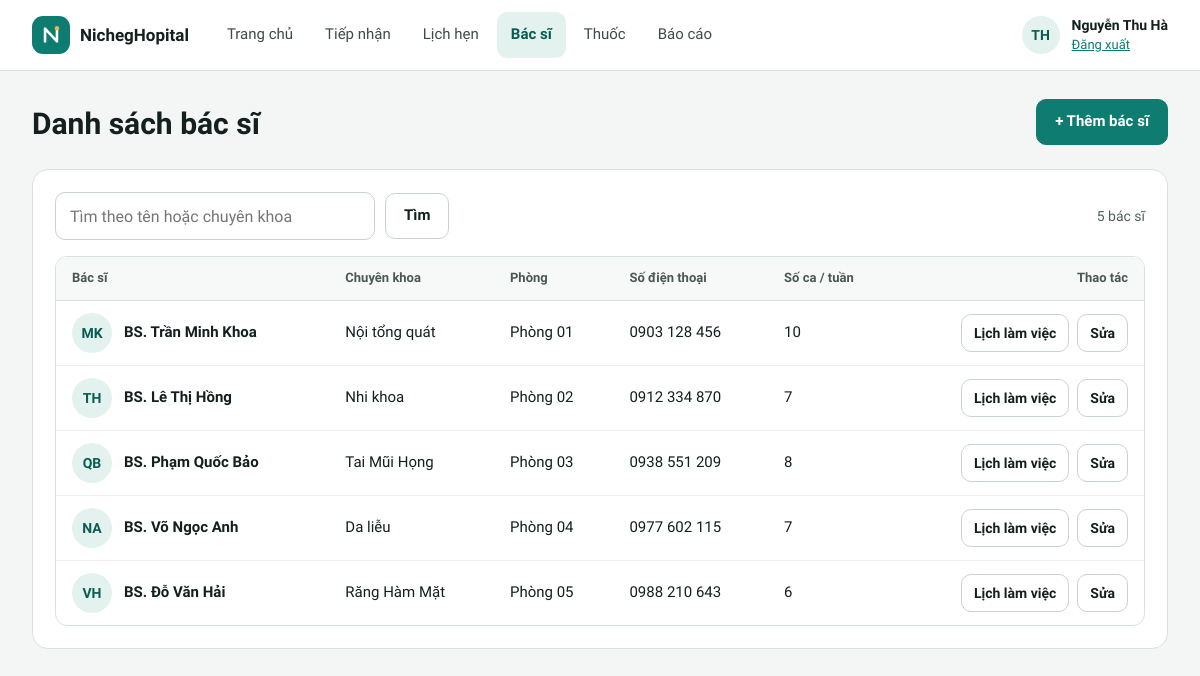
Page /quan-ly/bac-si.php (signed in) on the committed database.
### tables this page shows
CREATE TABLE bac_si (
  id            INT UNSIGNED AUTO_INCREMENT PRIMARY KEY,
  ho_ten        VARCHAR(100) NOT NULL,
  chuyen_khoa   VARCHAR(50)  NOT NULL,
  phong         VARCHAR(20)  NOT NULL,
  so_dien_thoai CHAR(10)     NOT NULL,
  email         VARCHAR(100) NULL,
  trinh_do      VARCHAR(100) NULL
);

### includes/tien-ich.php (called while the page is built, shortened)
<?php
function e(mixed $gia_tri): string
{
    return htmlspecialchars((string) ($gia_tri ?? ''), ENT_QUOTES, 'UTF-8');
}
function duong_dan_goc(): string
{
    static $goc = null;
    if ($goc === null) {
        $thu_muc_public = str_replace('\\', '/', (string) realpath(__DIR__ . '/../public'));
        $goc_web = rtrim(str_replace('\\', '/', (string) realpath($_SERVER['DOCUMENT_ROOT'] ?? '')), '/');
        $goc = '';
        if ($goc_web !== '' && str_starts_with($thu_muc_public . '/', $goc_web . '/')) {
            $phan = trim(substr($thu_muc_public, strlen($goc_web)), '/');
            $goc = $phan === '' ? '' : '/' . implode('/', array_map('rawurlencode', explode('/', $phan)));
        }
    }
    return $goc;
}
function url(string $trang, array $tham_so = []): string
{
    $tham_so = array_filter($tham_so, fn($v) => $v !== null && $v !== '');
    $chuoi = $tham_so ? '?' . http_build_query($tham_so, '', '&', PHP_QUERY_RFC3986) : '';
    return duong_dan_goc() . '/' . ltrim($trang, '/') . $chuoi;
}
function chi_so(string $chuoi): string
{
    return preg_replace('/\D+/', '', $chuoi);
}
function dinh_dang_sdt(?string $sdt): string
{
    $so = chi_so((string) $sdt);
    return strlen($so) === 10 ? substr($so, 0, 4) . ' ' . substr($so, 4, 3) . ' ' . substr($so, 7) : (string) $sdt;
}
function chu_cai_dau(string $ho_ten): string
{
    $tu = array_slice(preg_split('/\s+/u', trim($ho_ten)) ?: [], -2);
    return mb_strtoupper(implode('', array_map(fn($t) => mb_substr($t, 0, 1), $tu)));
}
function ten_bac_si(string $ho_ten): string
{
    return 'BS. ' . $ho_ten;
}
function gon(?string $chuoi): string
{
    return trim(preg_replace('/\s+/u', ' ', (string) $chuoi));
}

### includes/csdl.php (called while the page is built, shortened)
<?php
function csdl(): PDO
{
    static $pdo = null;
    if ($pdo === null) {
        $dsn = sprintf('mysql:host=%s;port=%d;dbname=%s;charset=utf8mb4', CSDL_MAY_CHU, CSDL_CONG, CSDL_TEN);
        try {
            $pdo = new PDO($dsn, CSDL_NGUOI_DUNG, CSDL_MAT_KHAU, [
                PDO::ATTR_ERRMODE => PDO::ERRMODE_EXCEPTION,
                PDO::ATTR_DEFAULT_FETCH_MODE => PDO::FETCH_ASSOC,
                PDO::ATTR_EMULATE_PREPARES => false,
            ]);
            $pdo->exec("SET time_zone = '+07:00'");
        } catch (PDOException $loi) {
            http_response_code(500);
            exit('Không kết nối được cơ sở dữ liệu. Hãy kiểm tra MySQL đã chạy và đã chạy lệnh "php database/cai-dat.php" (xem README.md). Chi tiết: '
                . htmlspecialchars($loi->getMessage()));
        }
    }
    return $pdo;
}
function truy_van(string $sql, array $tham_so = []): PDOStatement
{
    $lenh = csdl()->prepare($sql);
    $lenh->execute($tham_so);
    return $lenh;
}
function nhieu_dong(string $sql, array $tham_so = []): array
{
    return truy_van($sql, $tham_so)->fetchAll();
}

### public/quan-ly/bac-si.php (the view, shortened to what this page needs)
<?php
$tu_khoa = gon($_GET['q'] ?? '');
$ds_bac_si = nhieu_dong(
    'SELECT bs.*, (SELECT COUNT(*) FROM ca_lam_viec c WHERE c.bac_si_id = bs.id) AS so_ca
     FROM bac_si bs
     WHERE ? = \'\' OR bs.ho_ten LIKE ? OR bs.chuyen_khoa LIKE ?
     ORDER BY bs.id',
    [$tu_khoa, "%$tu_khoa%", "%$tu_khoa%"]
);
?>
<main class="pg">
  <div class="head-row">
    <div class="pg-head">
      <h1>Danh sách bác sĩ</h1>
    </div>
    <a class="btn pri" href="<?= e(url('quan-ly/bac-si-form.php')) ?>">+ Thêm bác sĩ</a>
  </div>
  <section class="card p22 stack g16">
    <form class="row between" method="get" role="search">
      <div class="row" style="gap:10px">
        <input class="inp" id="tim" name="q" type="search" value="<?= e($tu_khoa) ?>" placeholder="Tìm theo tên hoặc chuyên khoa" style="width:320px;max-width:100%">
        <button class="btn" type="submit">Tìm</button>
      </div>
      <span class="muted" style="font-size:14px"><?= count($ds_bac_si) ?> bác sĩ</span>
    </form>
    <div class="tbl-box">
      <table style="min-width:860px">
        <thead><tr><th>Bác sĩ</th><th>Chuyên khoa</th><th>Phòng</th><th>Số điện thoại</th><th>Số ca / tuần</th><th class="t-right">Thao tác</th></tr></thead>
        <tbody>
          <?php foreach ($ds_bac_si as $bs): ?>
            <tr>
              <td><div class="row" style="gap:12px;flex-wrap:nowrap"><span class="avatar md"><?= e(chu_cai_dau($bs['ho_ten'])) ?></span><span class="strong"><?= e(ten_bac_si($bs['ho_ten'])) ?></span></div></td>
              <td><?= e($bs['chuyen_khoa']) ?></td>
              <td><?= e($bs['phong']) ?></td>
              <td class="num"><?= e(dinh_dang_sdt($bs['so_dien_thoai'])) ?></td>
              <td class="num"><?= (int) $bs['so_ca'] ?></td>
              <td class="t-right">
                <div class="cell-actions">
                  <a class="btn sm" href="<?= e(url('quan-ly/lich-lam-viec.php', ['bs' => $bs['id']])) ?>">Lịch làm việc</a>
                  <a class="btn sm" href="<?= e(url('quan-ly/bac-si-form.php', ['id' => $bs['id']])) ?>">Sửa</a>
                </div>
              </td>
            </tr>
          <?php endforeach; ?>
        </tbody>
      </table>
    </div>
  </section>
</main>

### public/assets/app.css (style rules this page uses)
:root { --nen: #F4F6F5; --chu: #13201E; --chinh: #0E7C70; --chinh-dam: #0A5C53; --dam: #0B4F48; --nhat: #E3F2EF; --vien: #D9E1DF; --vien-o: #C9D3D0; --phu: #51605C; --nhan: #2F3B38; --ke: #EBEFEE; }
* { box-sizing: border-box; }
html { -webkit-text-size-adjust: 100%; scroll-padding-top: 88px; }
body { margin: 0; min-height: 100vh; background: var(--nen); color: var(--chu); font-family: 'Lexend', system-ui, sans-serif; font-size: 15px; line-height: 1.45; }
a { color: var(--chinh); }
h1, h2, h3, p { margin: 0; }
h1, h2, h3 { font-weight: 600; }
button, input, select, textarea { font: inherit; color: inherit; }
.muted { color: var(--phu); }
.num { font-variant-numeric: tabular-nums; }
.stack { display: flex; flex-direction: column; }
.g16 { gap: 16px; }
.row { display: flex; flex-wrap: wrap; align-items: center; gap: 12px; }
.between { justify-content: space-between; }
.avatar { width: 38px; height: 38px; flex: 0 0 38px; border-radius: 50%; background: var(--nhat); color: var(--chinh-dam); display: inline-flex; align-items: center; justify-content: center; font-weight: 600; font-size: 14px; }
.avatar.md { width: 40px; height: 40px; flex-basis: 40px; }
.pg { max-width: 1440px; margin: 0 auto; padding: 28px 32px 48px; display: flex; flex-direction: column; gap: 24px; }
.pg-head { display: flex; flex-direction: column; gap: 6px; }
.pg-head h1 { font-size: 30px; }
.head-row { display: flex; flex-wrap: wrap; align-items: flex-end; justify-content: space-between; gap: 16px; }
.card { background: #FFFFFF; border: 1px solid var(--vien); border-radius: 16px; }
.p22 { padding: 22px; }
.btn { min-height: 46px; padding: 0 18px; border-radius: 10px; border: 1px solid var(--vien-o); background: #FFFFFF; color: var(--chu); font-size: 15px; font-weight: 600; display: inline-flex; align-items: center; justify-content: center; gap: 8px; cursor: pointer; text-decoration: none; white-space: nowrap; }
.btn.sm, .bn .btn.sm { min-height: 38px; padding: 0 12px; font-size: 14px; border-radius: 10px; }
.btn.pri { background: var(--chinh); border-color: var(--chinh); color: #FFFFFF; }
.inp { min-height: 48px; padding: 0 14px; border: 1px solid var(--vien-o); border-radius: 10px; font-size: 16px; color: var(--chu); background: #FFFFFF; width: 100%; }
input.inp, select.inp { height: 48px; }
input[type="search"].inp { -webkit-appearance: none; appearance: none; }
.tbl-box { overflow-x: auto; border: 1px solid var(--vien); border-radius: 12px; background: #FFFFFF; }
table { width: 100%; border-collapse: collapse; }
th { text-align: left; font-size: 13px; color: #4A5754; font-weight: 600; padding: 12px 16px; border-bottom: 1px solid var(--vien); background: #F7F9F8; white-space: nowrap; }
td { padding: 12px 16px; border-bottom: 1px solid var(--ke); font-size: 15px; vertical-align: middle; }
tbody tr:last-child td { border-bottom: 0; }
.t-right { text-align: right; }
.strong { font-weight: 600; }
.cell-actions { display: inline-flex; gap: 8px; justify-content: flex-end; }

### rows in the picture
bac_si: ho_ten "MK", ho_ten "BS. Trần Minh Khoa", chuyen_khoa "Nội tổng quát", phong "Phòng 01", so_dien_thoai "0903 128 456", so_ca "10"
bac_si: ho_ten "TH", ho_ten "BS. Lê Thị Hồng", chuyen_khoa "Nhi khoa", phong "Phòng 02", so_dien_thoai "0912 334 870", so_ca "7"
bac_si: ho_ten "QB", ho_ten "BS. Phạm Quốc Bảo", chuyen_khoa "Tai Mũi Họng", phong "Phòng 03", so_dien_thoai "0938 551 209", so_ca "8"
bac_si: ho_ten "NA", ho_ten "BS. Võ Ngọc Anh", chuyen_khoa "Da liễu", phong "Phòng 04", so_dien_thoai "0977 602 115", so_ca "7"
bac_si: ho_ten "VH", ho_ten "BS. Đỗ Văn Hải", chuyen_khoa "Răng Hàm Mặt", phong "Phòng 05", so_dien_thoai "0988 210 643", so_ca "6"

### other values in the picture
TEN_PHONG_KHAM "NichegHopital"
$nhan "Trang chủ"
$nhan "Tiếp nhận"
$nhan "Lịch hẹn"
$nhan "Bác sĩ"
$nhan "Thuốc"
$nhan "Báo cáo"
chu_cai_dau($nguoi_dung['ho_ten']) "TH"
$nguoi_dung['ho_ten'] "Nguyễn Thu Hà"
count($ds_bac_si) "5"
